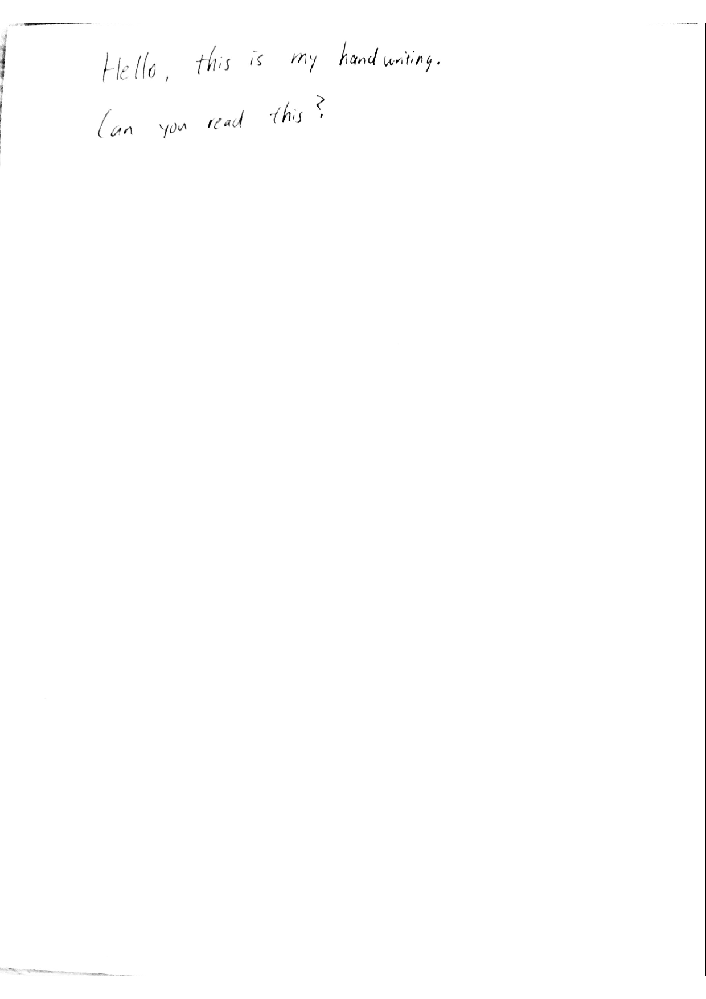
#> input picture test.png, 706 x 999 px, shrunk from 1240 x 1754 before the run
$ python preprocess_image.py   (older library calls are emulated)
#> lines starting #> are read from the running program, lines starting #| are printed output that depends on the picture; after the words box and inside, x2 and y2 are one past the last pixel; in counts of white or black regions, pixels touching at a corner belong together
import cv2
import numpy as np
from matplotlib import pyplot as plt


# Adaptive threshold to preprocess the image
# Takes in a gray-scale image and returns binary image (B+W)
def adaptive_threshold(image_file):
    img = cv2.imread(image_file, cv2.CV_LOAD_IMAGE_GRAYSCALE)
    img = cv2.medianBlur(img, 5)

    threshold_image = cv2.adaptiveThreshold(img, 255, cv2.ADAPTIVE_THRESH_GAUSSIAN_C, cv2.THRESH_BINARY, 11, 0)

    return threshold_image


def sobel_preprocessing(image_file):
    img = cv2.imread(image_file, cv2.CV_LOAD_IMAGE_GRAYSCALE)
    img_sobelx = cv2.Sobel(img, cv2.CV_64F, 1, 0, ksize = 5)
    img_sobely = cv2.Sobel(img, cv2.CV_64F, 0, 1, ksize=5)

    return img_sobelx, img_sobely


def laplacian_preprocessing(image_file):
    img = cv2.imread(image_file, cv2.CV_LOAD_IMAGE_GRAYSCALE)
    laplacian = cv2.Laplacian(img, cv2.CV_64F)
    return laplacian


def main():
    image_file = "test.png"
    image = cv2.imread(image_file, cv2.CV_LOAD_IMAGE_GRAYSCALE)
#> image is the input picture: shape (999, 706); min 0, max 255, mean 254.3

    print(np.shape(image))
#| (999, 706)

    threshold_image = adaptive_threshold(image_file)
#> in adaptive_threshold, `threshold_image = cv2.adaptiveThreshold(img, 255, cv2.ADAPTIVE_THRESH_..`:
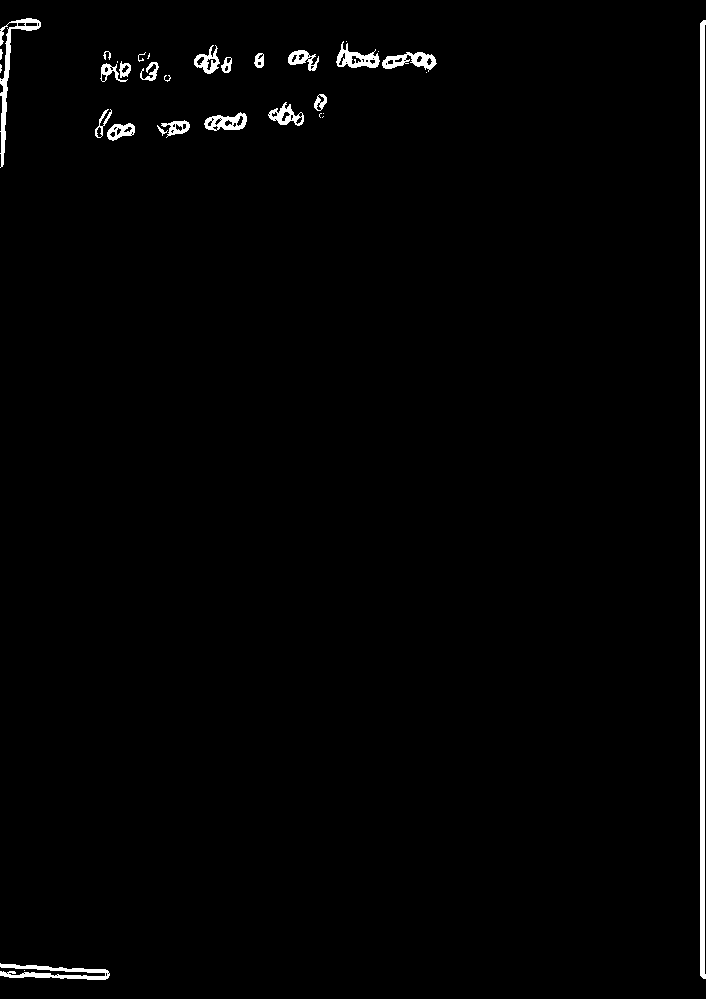
#> threshold_image: shape (999, 706); 1.5% white; 33 white regions (10 under 20 px), largest, box (x1, y1, x2, y2) and area: (700, 20, 706, 979) 4793, (0, 18, 41, 168) 932, (0, 963, 110, 980) 876

    images = [image, threshold_image]
    titles = ["original", "gaussian threshold"]

    for i in xrange(2):
        plt.subplot(1, 2, i + 1), plt.imshow(images[i], 'gray')
        plt.title(titles[i])
        plt.xticks([]), plt.yticks([])
    plt.show()
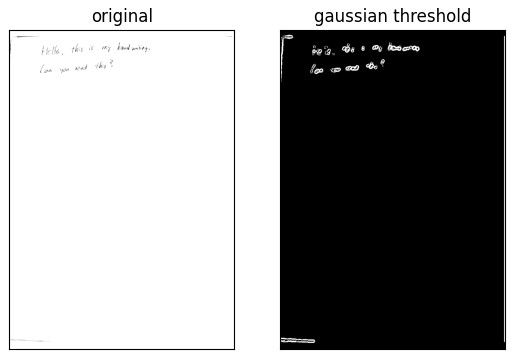
#> figure drawn by matplotlib, 2 panels


if __name__ == "__main__":
    main()

$ run again, with img006.png copied over test.png
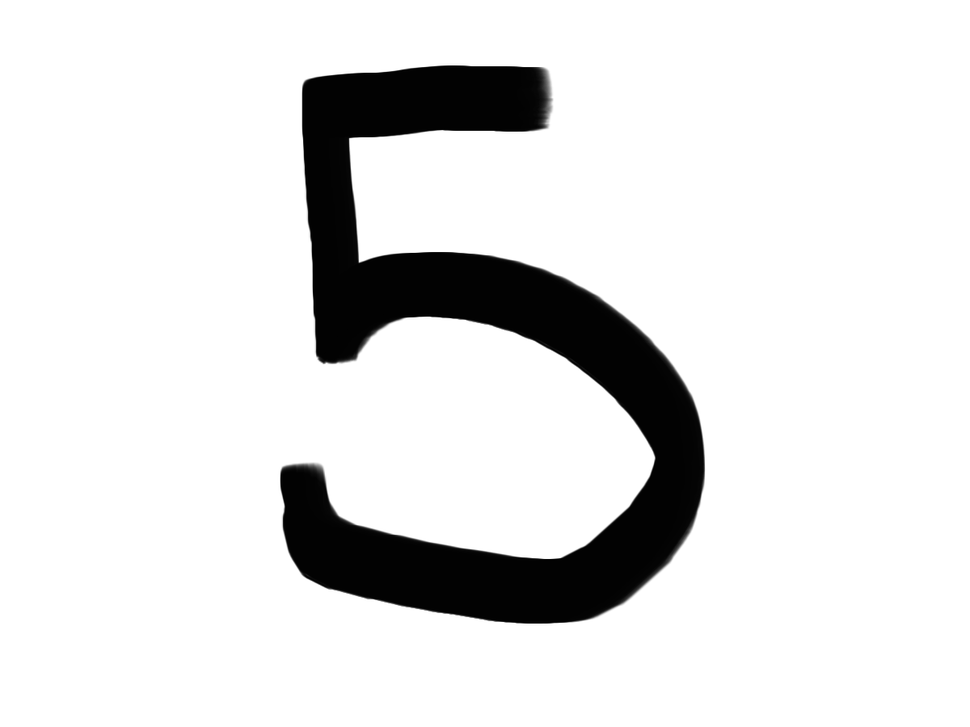
#> input picture img006.png, 970 x 727 px, shrunk from 1200 x 900 before the run
#> in main, image is the input picture: shape (727, 970); min 0, max 255, mean 224.5
#| (727, 970)
#> in adaptive_threshold, `threshold_image = cv2.adaptiveThreshold(img, 255, cv2.ADAPTIVE_THRESH_..`:
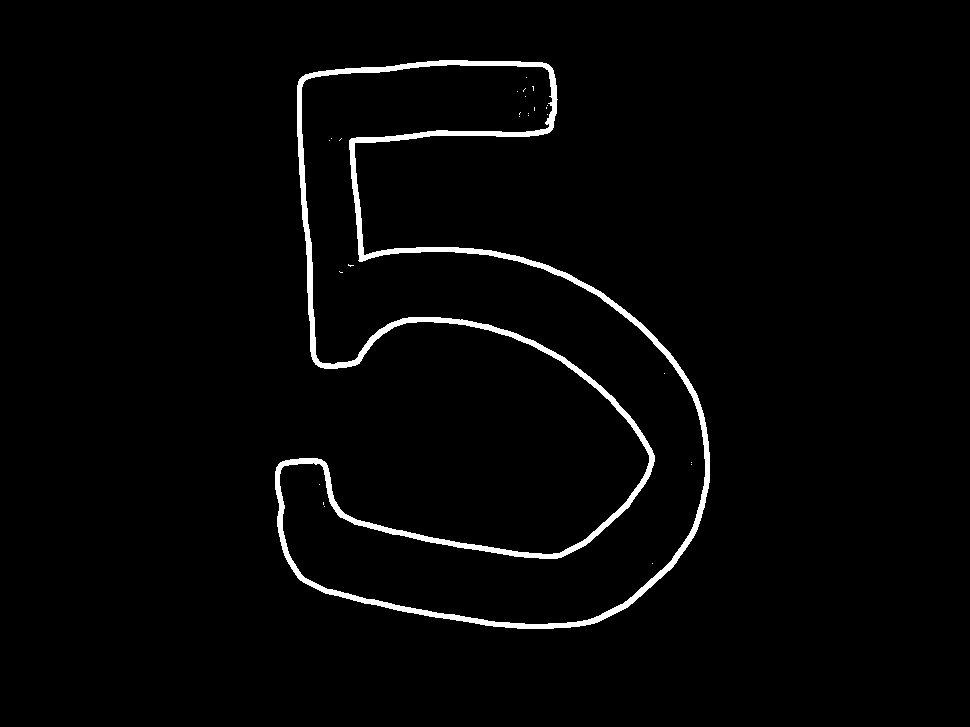
#> threshold_image: shape (727, 970); 2.3% white; 26 white regions (25 under 20 px), largest, box (x1, y1, x2, y2) and area: (275, 60, 710, 629) 15834
#> in main, `plt.show()`:
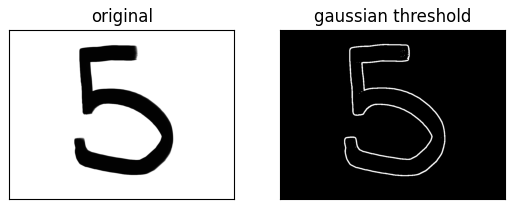
#> figure drawn by matplotlib, 2 panels
